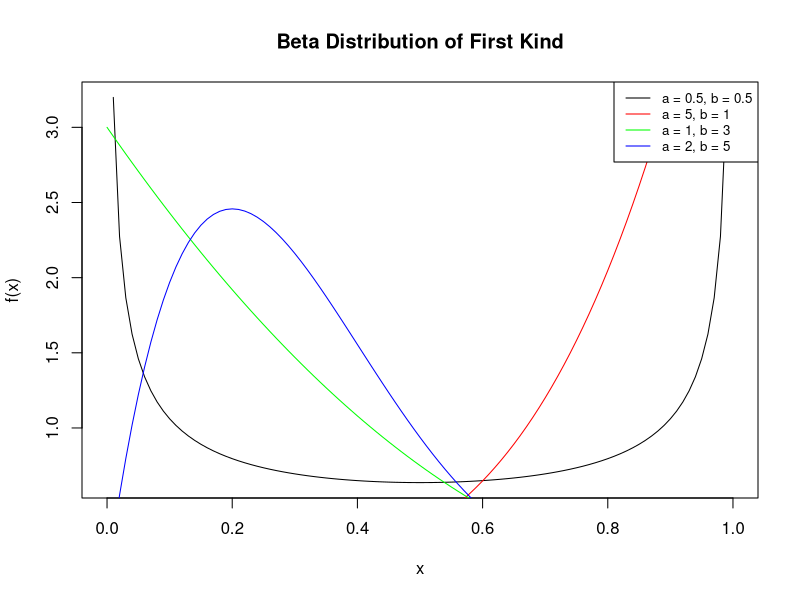

Here is the R script that generated this plot:
#Function of Beta Distribution of First Kind
BDFK <- function(x, a, b) {
  return((gamma(a + b) / (gamma(a) * gamma(b))) * x ^ (a - 1) * (1 - x) ^ (b - 1))
}
# par(mfrow = c(2, 2))

x <- seq(0, 1, 0.01)

#plotting the function for a = 0.5, 5, 1, 2 and b = 0.5, 1, 3, 5
plot(x, BDFK(x, 0.5, 0.5), type = "l", xlab = "x", ylab = "f(x)", main = "Beta Distribution of First Kind")
lines(x, BDFK(x, 5, 1), col = "red")
lines(x, BDFK(x, 1, 3), col = "green")
lines(x, BDFK(x, 2, 5), col = "blue")
legend("topright", legend = c("a = 0.5, b = 0.5", "a = 5, b = 1", "a = 1, b = 3", "a = 2, b = 5"), col = c("black", "red", "green", "blue"), lty = 1, cex = 0.8)
